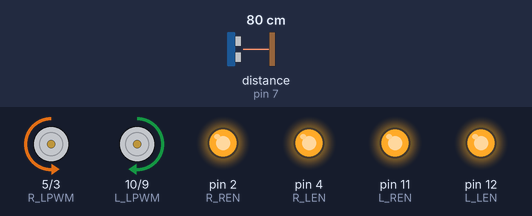
The sketch below on a simulated Arduino Uno, built with avr-gcc and run on an emulated ATmega328P. Parts: motor-driver pin pairs drawn as motors (green arrow = first pin HIGH = forward, orange = second pin HIGH = backward, longer = more drive), output pins drawn as LEDs (lit = HIGH). Wiring (inferred from the names in the program): ultrasonic range finder: trigger pin 6; echo pin 7. Inputs (shaded band) come from the test bench; at power-on: distance to the obstacle (sensor on pin 7) 80 cm. The echo pulse lasts 58.3 µs per cm; pins used as bus, display or sensor lines are not drawn.

Above: at 3.2 s.
3.3 s: distance to the obstacle (sensor on pin 7) set to 33 cm
4.8 s: distance to the obstacle (sensor on pin 7) set to 29 cm
At 5.3 s:
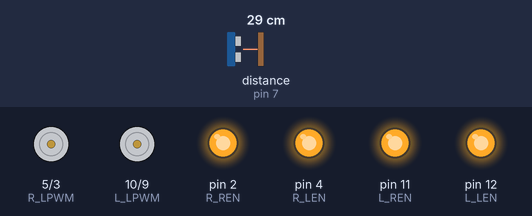
6.3 s: distance to the obstacle (sensor on pin 7) set to 35 cm
At 7.5 s:
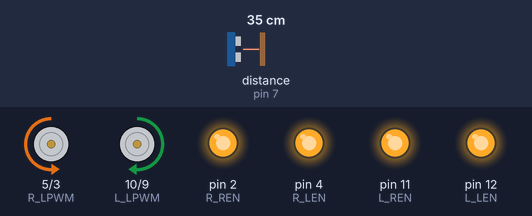
7.8 s: distance to the obstacle (sensor on pin 7) set to 2 cm
At 9.0 s:
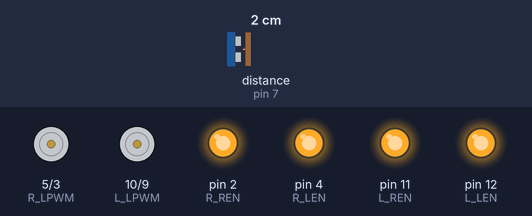
Timing chart, 0 to 10.3 s (numbered marks = the images above; inputs shaded):
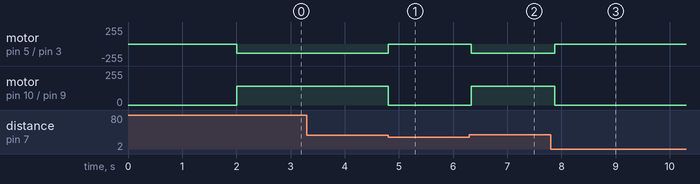

Measured:
- the behaviour switches between 31 and 30 cm on distance to the obstacle (sensor on pin 7) (found by bisection; images 0 and 1)
- after the input at 3.3 s, every drawn part: stays the same
- after the input at 4.8 s, motor on pin 5 (R_LPWM) / pin 3 (R_RPWM): backward 140/255 → stopped at once; motor on pin 10 (L_LPWM) / pin 9 (L_RPWM): forward 140/255 → stopped at once
- after the input at 6.3 s, motor on pin 5 (R_LPWM) / pin 3 (R_RPWM): stopped → backward 140/255 at once; motor on pin 10 (L_LPWM) / pin 9 (L_RPWM): stopped → forward 140/255 at once
- after the input at 7.8 s, motor on pin 5 (R_LPWM) / pin 3 (R_RPWM): backward 140/255 → stopped after 0.08 s; motor on pin 10 (L_LPWM) / pin 9 (L_RPWM): forward 140/255 → stopped after 0.08 s

The sketch:

Program_3_Zatrzymywanie_przed_przeszkoda.ino
```cpp
const int L_RPWM = 9;
const int L_LPWM = 10;
const int L_REN = 11;
const int L_LEN = 12;

const int R_RPWM = 3;
const int R_LPWM = 5;
const int R_REN = 2;
const int R_LEN = 4;

const int TRIG_FRONT = 6;
const int ECHO_FRONT = 7;

void silniki(int lewy, int prawy) {
  lewy = constrain(lewy, -255, 255);
  prawy = constrain(prawy, -255, 255);

  if (lewy > 0) {
    analogWrite(L_RPWM, 0);
    analogWrite(L_LPWM, lewy);
  } else if (lewy < 0) {
    analogWrite(L_RPWM, -lewy);
    analogWrite(L_LPWM, 0);
  } else {
    analogWrite(L_RPWM, 0);
    analogWrite(L_LPWM, 0);
  }

  if (prawy > 0) {
    analogWrite(R_RPWM, prawy);
    analogWrite(R_LPWM, 0);
  } else if (prawy < 0) {
    analogWrite(R_RPWM, 0);
    analogWrite(R_LPWM, -prawy);
  } else {
    analogWrite(R_RPWM, 0);
    analogWrite(R_LPWM, 0);
  }
}

float odleglosc() {
  digitalWrite(TRIG_FRONT, LOW);
  delayMicroseconds(2);

  digitalWrite(TRIG_FRONT, HIGH);
  delayMicroseconds(10);

  digitalWrite(TRIG_FRONT, LOW);

  unsigned long czas = pulseIn(ECHO_FRONT, HIGH, 30000);

  if (czas == 0) {
    return 300;
  }

  return czas * 0.0343 / 2.0;
}

void setup() {
  pinMode(L_RPWM, OUTPUT);
  pinMode(L_LPWM, OUTPUT);
  pinMode(L_REN, OUTPUT);
  pinMode(L_LEN, OUTPUT);

  pinMode(R_RPWM, OUTPUT);
  pinMode(R_LPWM, OUTPUT);
  pinMode(R_REN, OUTPUT);
  pinMode(R_LEN, OUTPUT);

  pinMode(TRIG_FRONT, OUTPUT);
  pinMode(ECHO_FRONT, INPUT);

  digitalWrite(L_REN, HIGH);
  digitalWrite(L_LEN, HIGH);
  digitalWrite(R_REN, HIGH);
  digitalWrite(R_LEN, HIGH);

  delay(2000);
}

void loop() {
  float przod = odleglosc();

  if (przod > 30) {
    silniki(140, 140);
  } else {
    silniki(0, 0);
  }

  delay(100);
}
```
